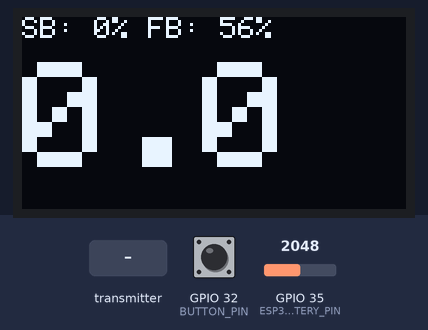
Bench run of a sketch on a simulated ESP32. Shown: 128×64 one-colour display. The inputs (shaded band) are chosen by the test bench; at power-on: GPIO 35 (ESP32_BATTERY_PIN) = 2048, GPIO 32 (BUTTON_PIN) HIGH. What the sketch prints to the serial monitor is not drawn.

Above: at 1.2 s.
1.3 s: the transmitter starts sending startBattery = 0
At 1.49 s:
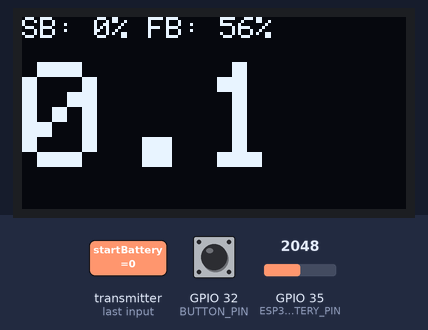
3.2 s: GPIO 35 (ESP32_BATTERY_PIN) set to 2866
At 3.31 s:
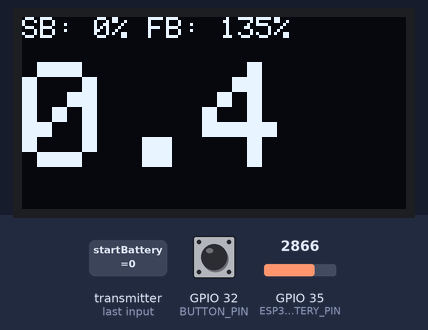
4.7 s: the transmitter starts sending startBattery = 25
At 4.82 s:
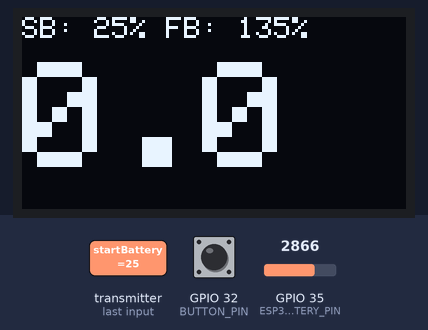
6.2 s: GPIO 35 (ESP32_BATTERY_PIN) set to 3603
At 6.75 s:
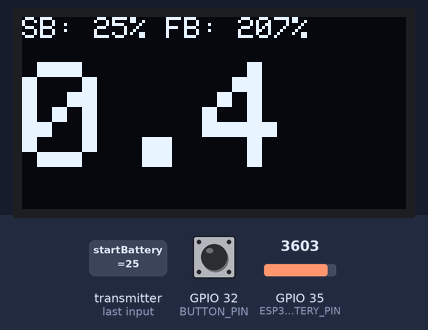
7.7 s: GPIO 35 (ESP32_BATTERY_PIN) set to 4095
At 7.86 s:
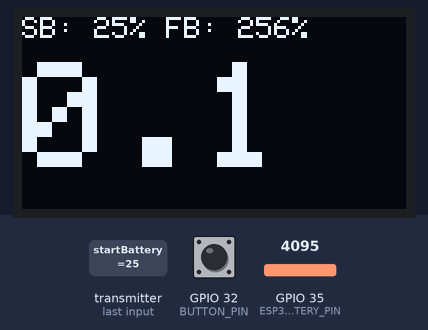

The sketch:

stopwatch.ino
```cpp
// Assumes Lolin D32 ESP32 development board
// https://RandomNerdTutorials.com/esp-now-two-way-communication-esp32/

#define STOPWATCH_START 0

#define BUTTON_PIN 32 // GIOP21 pin connected to button
int lastState = HIGH; // the previous state from the input pin
int currentState;     // the current reading from the input pin

#include <esp_now.h>
#include <WiFi.h>
#include <Wire.h>

const static double fullBattery = 0.61;
const static double emptyBattery = 0.36;
#define ESP32_BATTERY_PIN 35

#if !(STOPWATCH_START)
#include <Adafruit_GFX.h>
#include <Adafruit_SSD1306.h>

#define SCREEN_WIDTH 128  // OLED display width, in pixels
#define SCREEN_HEIGHT 64  // OLED display height, in pixels

// display refresh in ms
#define DISPLAY_REFRESH 100

// battery status at STOPWATCH_START
int startBattery = 0;

int lastDisplay = millis();

// Declaration for an SSD1306 display connected to I2C (SDA, SCL pins)
Adafruit_SSD1306 display(SCREEN_WIDTH, SCREEN_HEIGHT, &Wire, -1);
#endif


// REPLACE WITH THE MAC Address of your receiver
#if !(STOPWATCH_START)
uint8_t broadcastAddress[] = {0x24, 0x6F, 0x28, 0xA4, 0x83, 0x0C};
#else
uint8_t broadcastAddress[] = {0x24, 0x6F, 0x28, 0x1F, 0x3C, 0x70};
#endif

// Variable to store if sending data was successful
String success;

esp_now_peer_info_t peerInfo;

#if STOPWATCH_START

// Callback when data is sent
void OnDataSent(const uint8_t *mac_addr, esp_now_send_status_t status) {
  Serial.print("\r\nLast Packet Send Status:\t");
  Serial.println(status == ESP_NOW_SEND_SUCCESS ? "Delivery Success" : "Delivery Fail");
  if (status ==0){
    success = "Delivery Success :)";
  } else{
    success = "Delivery Fail :(";
  }
}

#else
int startTime = 0, stopTime = 0;
boolean running = false;

// Callback when data is received
void OnDataRecv(const uint8_t * mac, const uint8_t* incoming, int len) {
  memcpy(&startBattery, incoming, sizeof(startBattery));
  Serial.print("Bytes received: ");
  Serial.println(len);

  // reset and start clock
  startTime = millis();
  running = true;
}

#endif

int getBatteryPercentage() {
  double adcVoltage;
  adcVoltage = analogRead(ESP32_BATTERY_PIN) / 4095.0;
  int percentage = 100 * (adcVoltage - emptyBattery) / (fullBattery - emptyBattery);

  return percentage;
}

void setup() {
  // Init Serial Monitor
  Serial.begin(115200);
  pinMode(BUTTON_PIN, INPUT_PULLUP);

#if !(STOPWATCH_START)
  // Init OLED display
  startTime = stopTime = millis();
  if(!display.begin(SSD1306_SWITCHCAPVCC, 0x3C)) {
    Serial.println(F("SSD1306 allocation failed"));
    for(;;);
  }
#endif

  // Set device as a Wi-Fi Station
  WiFi.mode(WIFI_STA);

  // Init ESP-NOW
  if (esp_now_init() != ESP_OK) {
    Serial.println("Error initializing ESP-NOW");
    return;
  }

#if STOPWATCH_START
  // Once ESPNow is successfully Init, we will register for Send CB to
  // get the status of Trasnmitted packet
  esp_now_register_send_cb(OnDataSent);
#endif

  // Register peer
  memcpy(peerInfo.peer_addr, broadcastAddress, 6);
  peerInfo.channel = 0;
  peerInfo.encrypt = false;

  // Add peer
  if (esp_now_add_peer(&peerInfo) != ESP_OK){
    Serial.println("Failed to add peer");
    return;
  }

#if !(STOPWATCH_START)
  // Register for a callback function that will be called when data is received
  esp_now_register_recv_cb(OnDataRecv);
#endif

}

void loop() {
  currentState = digitalRead(BUTTON_PIN);

  if(lastState == LOW && currentState == HIGH) {
    // button pressed
#if STOPWATCH_START
    // Send message via ESP-NOW
    int percentage = getBatteryPercentage();
    esp_err_t result = esp_now_send(broadcastAddress, (uint8_t *)&percentage, sizeof(percentage));

    if (result == ESP_OK) {
      Serial.println("Sent with success");
    }
    else {
      Serial.println("Error sending the data");
    }
#else
    stopTime = millis();
    running = false;
#endif

  }

  lastState = currentState;

#if !(STOPWATCH_START)
  if (millis() - lastDisplay > DISPLAY_REFRESH) {
    lastDisplay = millis();
    updateDisplay();
  }
#endif
}

#if !(STOPWATCH_START)
void updateDisplay(){

  int percentage = getBatteryPercentage();
  Serial.print("Battery: ");
  Serial.print(percentage);
  Serial.println("%");

  int elapsed;
  if (running) {
    elapsed = (millis() - startTime);
  } else {
    elapsed = (stopTime - startTime);
  }

  // Display Readings on OLED Display
  display.clearDisplay();
  display.setTextSize(1);
  display.setTextColor(WHITE);
  display.setCursor(0, 0);

  // start battery
  display.print("SB: ");
  display.print(startBattery);
  display.print("% ");

  // finish battery
  display.print("FB: ");
  display.print(percentage);
  display.println("%");

  display.setCursor(0, 15);
  display.setTextSize(5);
  display.print(elapsed / 1000.0, 1);
  display.display();

  // Display Readings in Serial Monitor
  Serial.print("Clock: ");
  Serial.println(elapsed / 1000.0, 1);
  Serial.print("Running: ");
  Serial.println(running ? "true" : "false");
}
#endif
```

Measured:
- after the input at 1.3 s, the display: changes after 0.14 s (image 1)
